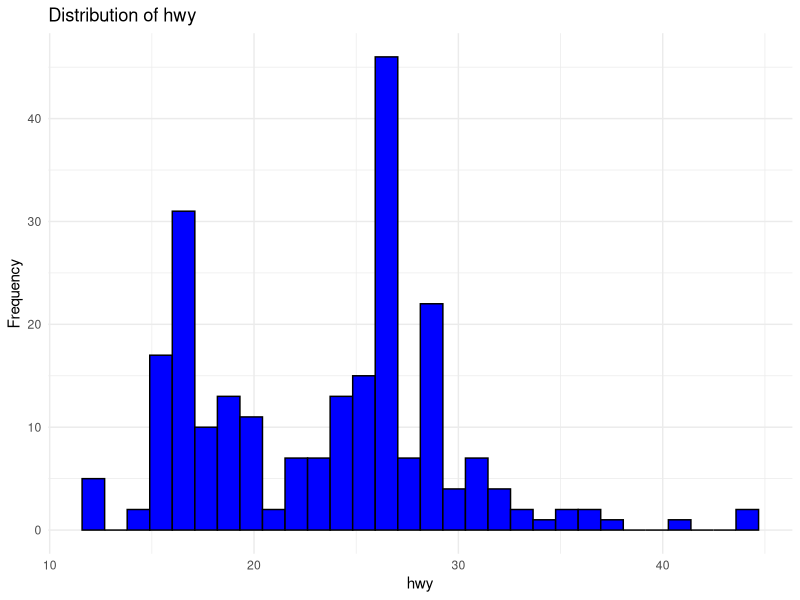

This figure's R source: (Note: this script raises an error after producing the figure.)
## ---- chunk 1
knitr::opts_chunk$set(echo = TRUE)
## ---- chunk 2
library(dplyr)
library(testthat)
library(ggplot2)
## ---- chunk 3
#' Plot a Histogram for a Numeric Column
#'
#' This function generates a histogram for a given numeric column within a dataframe.
#' @param data A dataframe containing the data with the numeric column to plot.
#' @param column A character string specifying the numeric column to be visualized.
#' @param bins An integer value indicating the number of bins for the histogram.
#'
#' @return A ggplot histogram object of the specified numeric column.

plot_distribution <- function(data, column, bins = 30) {
  if (!is.data.frame(data)) {
    stop("'data' should be a dataframe.")
  }
  
  if (!is.character(column) || length(column) != 1) {
    stop("'column' should be a single character string naming the numeric column.")
  }
  
  if (!is.numeric(bins) || bins <= 0) {
    stop("'bins' should be a positive integer indicating number of bins in the histogram.")
  }
  
  column_data <- rlang::sym(column)
  
  plot <- data %>%
    ggplot(aes(x = !!column_data)) +
    geom_histogram(bins = bins, fill = "blue", color = "black") +
    labs(title = paste("Distribution of", column), x = column, y = "Frequency") +
    theme_minimal()
  
  return(plot)
}
## ---- chunk 4
# Proper Usage: Plotting distribution of the 'hwy' column
plot_distribution(mpg, "hwy")
## ---- chunk 5
# Improper Usage: Non-existent column
plot_distribution(mpg, "highway_mileage")
# Error: 'column' should be a single character string naming the numeric column.

# Improper Usage: Incorrect bins value
plot_distribution(mpg, "hwy", bins = -5)
# Error: 'bins' should be a positive integer indicating number of bins in the histogram.

## ---- chunk 6
test_that("Test plot_distribution function", {
  # Correct Usage
  expect_is(plot_distribution(mpg, "hwy"), "ggplot")
  
  # Non-existent column
  expect_error(plot_distribution(mpg, "highway_mileage"), "'column' should be a single character string naming the numeric column.")
  
  # Incorrect bins value
  expect_error(plot_distribution(mpg, "hwy", bins = -5), "'bins' should be a positive integer indicating number of bins in the histogram.")
  
  # Data is not a dataframe
  expect_error(plot_distribution(list(mpg$hwy), "hwy"), "'data' should be a dataframe.")
  
  # Column is not a string
  expect_error(plot_distribution(mpg, 123), "'column' should be a single character string naming the numeric column.")
})
# Test passed 😀
